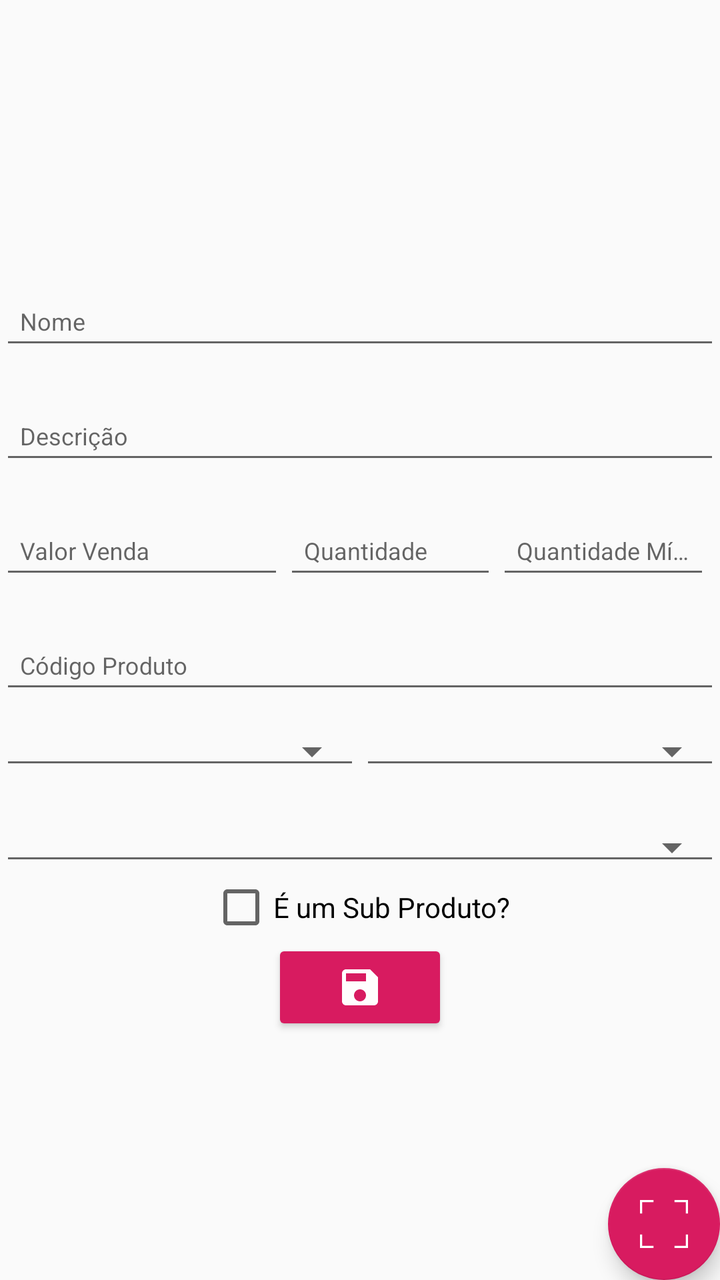
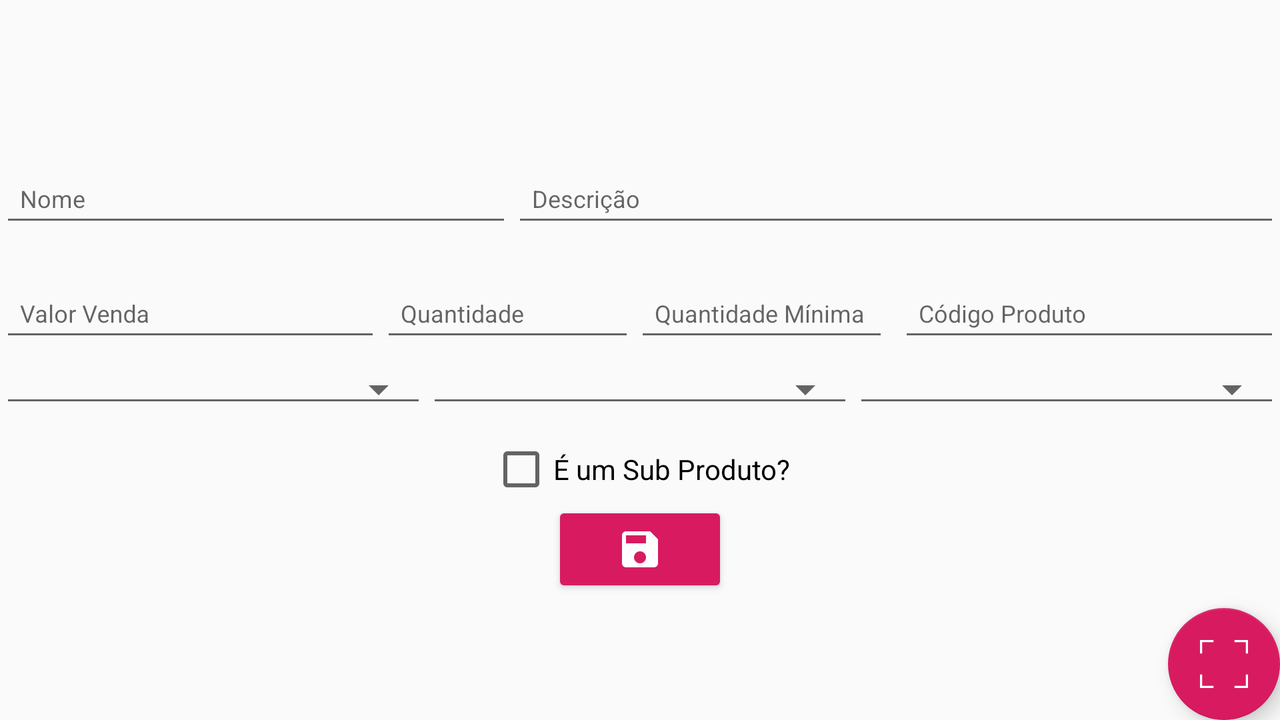

Compare how this app lays out the same screen by default and in its alternative resource folder. The renders come first, then the two layout files and the values they reference.
<!-- AndroidManifest.xml: application theme AppTheme -->
<!-- res/layout/new_produto_activity.xml -->
<?xml version="1.0" encoding="utf-8"?>
<FrameLayout xmlns:android="http://schemas.android.com/apk/res/android"
    xmlns:app="http://schemas.android.com/apk/res-auto"
    android:layout_width="match_parent"

    android:layout_height="match_parent"
    android:orientation="vertical">

    <LinearLayout
        android:layout_width="match_parent"
        android:layout_height="match_parent"
        android:layout_centerInParent="true"
        android:gravity="center"
        android:orientation="vertical">

        <android.support.design.widget.TextInputLayout
            android:id="@+id/inp_layout_nome_produto"
            android:layout_width="match_parent"
            android:layout_height="wrap_content"
            android:layout_below="@id/inp_nome_produto"
            android:layout_marginTop="10dp">

            <EditText
                android:id="@+id/inp_nome_produto"
                style="@style/cadastros"
                android:layout_width="match_parent"
                android:layout_height="wrap_content"
                android:hint="@string/nome"
                android:inputType="text" />


        </android.support.design.widget.TextInputLayout>

        <android.support.design.widget.TextInputLayout
            android:id="@+id/inp_layout_descricao_produto"
            android:layout_width="match_parent"
            android:layout_height="wrap_content"
            android:layout_below="@id/inp_descricao_produto"
            android:layout_marginTop="10dp">

            <EditText
                android:id="@+id/inp_descricao_produto"
                style="@style/cadastros"
                android:layout_width="match_parent"
                android:layout_height="wrap_content"
                android:hint="@string/descricao"
                android:inputType="text" />


        </android.support.design.widget.TextInputLayout>

        <LinearLayout
            android:layout_width="match_parent"
            android:layout_height="wrap_content"
            android:orientation="horizontal">

            <android.support.design.widget.TextInputLayout
                android:id="@+id/inp_layout_valor_venda_produto"
                android:layout_width="0dp"
                android:layout_height="wrap_content"
                android:layout_below="@id/inp_valor_venda_produto"
                android:layout_marginTop="10dp"
                android:layout_weight="4">

                <EditText
                    android:id="@+id/inp_valor_venda_produto"
                    style="@style/cadastros"
                    android:layout_width="match_parent"
                    android:layout_height="wrap_content"
                    android:hint="@string/valor_venda"
                    android:inputType="numberDecimal" />


            </android.support.design.widget.TextInputLayout>


            <android.support.design.widget.TextInputLayout
                android:id="@+id/inp_layout_qtde_produto"
                android:layout_width="0dp"
                android:layout_height="wrap_content"
                android:layout_below="@id/inp_qtde_produto"
                android:layout_marginTop="10dp"
                android:layout_weight="3"
                android:hint="@string/quantidade">

                <EditText
                    android:id="@+id/inp_qtde_produto"
                    style="@style/cadastros"
                    android:layout_width="match_parent"
                    android:layout_height="wrap_content"
                    android:inputType="number" />

            </android.support.design.widget.TextInputLayout>

            <android.support.design.widget.TextInputLayout
                android:id="@+id/inp_layout_qtde_min_produto"
                android:layout_width="0dp"
                android:layout_height="wrap_content"
                android:layout_below="@id/inp_qtde_min_produto"
                android:layout_marginTop="10dp"
                android:layout_marginRight="5dp"
                android:layout_weight="3"
                android:hint="@string/quantidade_min">

                <EditText
                    android:id="@+id/inp_qtde_min_produto"
                    style="@style/cadastros"
                    android:layout_width="match_parent"
                    android:layout_height="wrap_content"
                    android:inputType="number" />


            </android.support.design.widget.TextInputLayout>

        </LinearLayout>


        <android.support.design.widget.TextInputLayout
            android:id="@+id/inp_layout_ean_produto"
            android:layout_width="match_parent"
            android:layout_height="wrap_content"
            android:layout_below="@id/inp_ean_produto"
            android:layout_marginTop="10dp"
            android:hint="@string/EAN">

            <EditText
                android:id="@+id/inp_ean_produto"
                style="@style/cadastros"
                android:layout_width="match_parent"
                android:layout_height="wrap_content"
                android:inputType="text" />


        </android.support.design.widget.TextInputLayout>

        <LinearLayout
            android:layout_width="match_parent"
            android:layout_height="wrap_content"
            android:orientation="horizontal">

            <Spinner
                android:id="@+id/spnMarca"
                style="@style/cadastros.spinner"
                android:layout_width="0dp"
                android:layout_weight="5"
                android:layout_height="wrap_content"
                android:layout_marginTop="10dp"
                android:layout_marginBottom="10dp"></Spinner>

            <Spinner
                android:id="@+id/spnUnidadeDeMedida"
                style="@style/cadastros.spinner"
                android:layout_width="0dp"
                android:layout_weight="5"
                android:layout_height="wrap_content"
                android:layout_marginTop="10dp"></Spinner>

        </LinearLayout>

        <Spinner
            android:id="@+id/spnCategoria"
            style="@style/cadastros.spinner"
            android:layout_width="match_parent"
            android:layout_height="wrap_content"
            android:layout_marginTop="10dp"></Spinner>

        <CheckBox
            android:id="@+id/chbIsSubProduto"
            android:layout_width="wrap_content"
            android:layout_height="wrap_content"
            android:text="@string/um_sub_produto" />

        <LinearLayout
            android:id="@+id/llSubProduto"
            android:layout_width="match_parent"
            android:layout_height="wrap_content"
            android:orientation="horizontal"
            android:visibility="gone">

            <android.support.design.widget.TextInputLayout
                android:id="@+id/inp_layout_ean_pai_produto"
                android:layout_width="0dp"
                android:layout_height="wrap_content"
                android:layout_below="@id/inp_ean_pai_produto"
                android:layout_marginTop="10dp"
                android:layout_weight="7"
                android:hint="@string/codigo_ean_pai"
                android:visibility="visible">

                <EditText
                    android:id="@+id/inp_ean_pai_produto"
                    style="@style/cadastros"
                    android:layout_width="match_parent"
                    android:layout_height="wrap_content"
                    android:inputType="text" />

            </android.support.design.widget.TextInputLayout>

            <android.support.design.widget.TextInputLayout
                android:id="@+id/inp_layout_qtde_sub_produto"
                android:layout_width="0dp"
                android:layout_height="wrap_content"
                android:layout_below="@id/inp_qte_sub_produto"
                android:layout_marginTop="10dp"
                android:layout_weight="3"
                android:hint="@string/qtde_sub"
                android:visibility="visible">

                <EditText
                    android:id="@+id/inp_qte_sub_produto"
                    style="@style/cadastros"
                    android:layout_width="match_parent"
                    android:layout_height="wrap_content"
                    android:inputType="number" />

            </android.support.design.widget.TextInputLayout>

        </LinearLayout>

        <CheckBox
            android:id="@+id/chkInativo"
            android:layout_width="match_parent"
            android:layout_height="wrap_content"
            android:text="@string/inativar"
            android:visibility="gone" />

        <ImageButton
            android:id="@+id/btn_save"
            style="@style/Base.Widget.AppCompat.Button.Colored"
            android:layout_width="wrap_content"
            android:layout_height="wrap_content"
            android:src="@drawable/ic_save_black_24dp" />

    </LinearLayout>

    <ImageView
        android:id="@+id/imgQrCode"
        android:layout_width="wrap_content"
        android:layout_height="wrap_content"
        android:visibility="gone" />

    <android.support.design.widget.FloatingActionButton
        android:id="@+id/fabGerarBarcode"
        android:layout_width="wrap_content"
        android:layout_height="wrap_content"
        android:layout_gravity="bottom|end"
        android:layout_margin="@dimen/fab_margin"
        android:tooltipText="@string/gerar_barcode"
        app:srcCompat="@drawable/qr_code_reader" />

</FrameLayout>
<!-- resources referenced by this layout -->
<resources>
  <!-- drawable ic_save_black_24dp (drawable) -->
  <vector android:height="24dp" android:tint="#FFFDFD"
      android:viewportHeight="24.0" android:viewportWidth="24.0"
      android:width="24dp" xmlns:android="http://schemas.android.com/apk/res/android">
      <path android:fillColor="#FF000000" android:pathData="M17,3L5,3c-1.11,0 -2,0.9 -2,2v14c0,1.1 0.89,2 2,2h14c1.1,0 2,-0.9 2,-2L21,7l-4,-4zM12,19c-1.66,0 -3,-1.34 -3,-3s1.34,-3 3,-3 3,1.34 3,3 -1.34,3 -3,3zM15,9L5,9L5,5h10v4z"/>
  </vector>
  <!-- drawable qr_code_reader (drawable) -->
  <vector
      xmlns:android="http://schemas.android.com/apk/res/android"
      android:width="30dp" android:height="30dp" android:viewportHeight="230.0" android:viewportWidth="230.0">
      <path android:fillColor="#00000000" android:fillType="evenOdd"
          android:pathData="M165,5C178.2,5 198.2,5 225,5L225,30.79L225,65"
          android:strokeColor="@color/qr_code_reader_square" android:strokeWidth="10"/>
      <path android:fillColor="#00000000" android:fillType="evenOdd"
          android:pathData="M5,65C5,51.8 5,31.8 5,5L30.79,5L65,5"
          android:strokeColor="@color/qr_code_reader_square" android:strokeWidth="10"/>
      <path android:fillColor="#00000000" android:fillType="evenOdd"
          android:pathData="M165,225C178.2,225 198.2,225 225,225L225,199.21L225,165"
          android:strokeColor="@color/qr_code_reader_square" android:strokeWidth="10"/>
      <path android:fillColor="#00000000" android:fillType="evenOdd"
          android:pathData="M5,165C5,178.2 5,198.2 5,225L30.79,225L65,225"
          android:strokeColor="@color/qr_code_reader_square" android:strokeWidth="10"/>
  </vector>
  <string name="EAN">Código Produto</string>
  <string name="codigo_ean_pai">Código do Produto Pai (Se existir)</string>
  <string name="descricao">Descrição</string>
  <string name="gerar_barcode">Gerar Código de Barras</string>
  <string name="inativar">Desabilitar Produto</string>
  <string name="nome">Nome</string>
  <string name="qtde_sub">Qtde Sub Produto</string>
  <string name="quantidade">Quantidade</string>
  <string name="quantidade_min">Quantidade Mínima</string>
  <string name="um_sub_produto">É um Sub Produto?</string>
  <string name="valor_venda">Valor Venda</string>
  <style name="cadastros">
          <item name="android:textSize">12dp</item>
          <item name="android:padding">10dp</item>
      </style>
  <style name="cadastros.spinner" parent="Widget.AppCompat.Spinner.Underlined">
          <item name="android:textSize">12dp</item>
          <item name="android:padding">10dp</item>
      </style>
  <style name="AppTheme" parent="Theme.AppCompat.Light.DarkActionBar">
          
          <item name="colorPrimary">@color/colorPrimary</item>
          <item name="colorPrimaryDark">@color/colorPrimaryDark</item>
          <item name="colorAccent">@color/colorAccent</item>
      </style>
  <color name="qr_code_reader_square">#FFFFFFFF</color>
  <color name="colorPrimary">#008577</color>
  <color name="colorPrimaryDark">#00574B</color>
  <color name="colorAccent">#D81B60</color>
</resources>
<!-- res/layout-land/new_produto_activity.xml (the repository's variant of the layout above) -->
<!-- drawn on the phone turned sideways -->
<?xml version="1.0" encoding="utf-8"?>
<FrameLayout xmlns:android="http://schemas.android.com/apk/res/android"
    xmlns:app="http://schemas.android.com/apk/res-auto"
    android:layout_width="match_parent"

    android:layout_height="match_parent"
    android:orientation="vertical">

    <LinearLayout
        android:layout_width="match_parent"
        android:layout_height="match_parent"
        android:layout_centerInParent="true"
        android:gravity="center"
        android:orientation="vertical">

        <LinearLayout
            android:orientation="horizontal"
            android:layout_width="match_parent"
            android:layout_height="wrap_content">

        <android.support.design.widget.TextInputLayout
            android:id="@+id/inp_layout_nome_produto"
            android:layout_width="0dp"
            android:layout_weight="4"
            android:layout_height="wrap_content"
            android:layout_below="@id/inp_nome_produto"
            android:layout_marginTop="10dp">

            <EditText
                android:id="@+id/inp_nome_produto"
                style="@style/cadastros"
                android:layout_width="match_parent"
                android:layout_height="wrap_content"
                android:hint="@string/nome"
                android:inputType="text" />


        </android.support.design.widget.TextInputLayout>

            <android.support.design.widget.TextInputLayout
                android:id="@+id/inp_layout_descricao_produto"
                android:layout_width="0dp"
                android:layout_weight="6"
                android:layout_height="wrap_content"
                android:layout_below="@id/inp_descricao_produto"
                android:layout_marginTop="10dp">

                <EditText
                    android:id="@+id/inp_descricao_produto"
                    style="@style/cadastros"
                    android:layout_width="match_parent"
                    android:layout_height="wrap_content"
                    android:hint="@string/descricao"
                    android:inputType="text" />


            </android.support.design.widget.TextInputLayout>

        </LinearLayout>




        <LinearLayout
            android:layout_width="match_parent"
            android:layout_height="wrap_content"
            android:orientation="horizontal">

            <android.support.design.widget.TextInputLayout
                android:id="@+id/inp_layout_valor_venda_produto"
                android:layout_width="0dp"
                android:layout_height="wrap_content"
                android:layout_below="@id/inp_valor_venda_produto"
                android:layout_marginTop="10dp"
                android:layout_weight="3">

                <EditText
                    android:id="@+id/inp_valor_venda_produto"
                    style="@style/cadastros"
                    android:layout_width="match_parent"
                    android:layout_height="wrap_content"
                    android:hint="@string/valor_venda"
                    android:inputType="numberDecimal" />


            </android.support.design.widget.TextInputLayout>


            <android.support.design.widget.TextInputLayout
                android:id="@+id/inp_layout_qtde_produto"
                android:layout_width="0dp"
                android:layout_height="wrap_content"
                android:layout_below="@id/inp_qtde_produto"
                android:layout_marginTop="10dp"
                android:layout_weight="2"
                android:hint="@string/quantidade">

                <EditText
                    android:id="@+id/inp_qtde_produto"
                    style="@style/cadastros"
                    android:layout_width="match_parent"
                    android:layout_height="wrap_content"
                    android:inputType="number" />

            </android.support.design.widget.TextInputLayout>

            <android.support.design.widget.TextInputLayout
                android:id="@+id/inp_layout_qtde_min_produto"
                android:layout_width="0dp"
                android:layout_height="wrap_content"
                android:layout_below="@id/inp_qtde_min_produto"
                android:layout_marginTop="10dp"
                android:layout_marginRight="5dp"
                android:layout_weight="2"
                android:hint="@string/quantidade_min">

                <EditText
                    android:id="@+id/inp_qtde_min_produto"
                    style="@style/cadastros"
                    android:layout_width="match_parent"
                    android:layout_height="wrap_content"
                    android:inputType="number" />


            </android.support.design.widget.TextInputLayout>


            <android.support.design.widget.TextInputLayout
                android:id="@+id/inp_layout_ean_produto"
                android:layout_width="0dp"
                android:layout_weight="3"
                android:layout_height="wrap_content"
                android:layout_below="@id/inp_ean_produto"
                android:layout_marginTop="10dp"
                android:hint="@string/EAN">

                <EditText
                    android:id="@+id/inp_ean_produto"
                    style="@style/cadastros"
                    android:layout_width="match_parent"
                    android:layout_height="wrap_content"
                    android:inputType="text" />


            </android.support.design.widget.TextInputLayout>

        </LinearLayout>



        <LinearLayout
            android:layout_width="match_parent"
            android:layout_height="wrap_content"
            android:orientation="horizontal">

            <Spinner
                android:id="@+id/spnMarca"
                style="@style/cadastros.spinner"
                android:layout_width="0dp"
                android:layout_weight="3.3"
                android:layout_height="wrap_content"
                android:layout_marginTop="5dp"
                android:layout_marginBottom="5dp"></Spinner>

            <Spinner
                android:id="@+id/spnUnidadeDeMedida"
                style="@style/cadastros.spinner"
                android:layout_width="0dp"
                android:layout_weight="3.3"
                android:layout_height="wrap_content"
                android:layout_marginTop="5dp"></Spinner>

            <Spinner
                android:id="@+id/spnCategoria"
                style="@style/cadastros.spinner"
                android:layout_width="0dp"
                android:layout_weight="3.3"
                android:layout_height="wrap_content"
                android:layout_marginTop="5dp"></Spinner>

        </LinearLayout>


        <CheckBox
            android:id="@+id/chbIsSubProduto"
            android:layout_marginTop="5dp"
            android:layout_width="wrap_content"
            android:layout_height="wrap_content"
            android:text="@string/um_sub_produto" />

        <LinearLayout
            android:id="@+id/llSubProduto"
            android:layout_width="match_parent"
            android:layout_height="wrap_content"
            android:orientation="horizontal"
            android:visibility="gone">

            <android.support.design.widget.TextInputLayout
                android:id="@+id/inp_layout_ean_pai_produto"
                android:layout_width="0dp"
                android:layout_height="wrap_content"
                android:layout_below="@id/inp_ean_pai_produto"
                android:layout_weight="7"
                android:hint="@string/codigo_ean_pai"
                android:visibility="visible">

                <EditText
                    android:id="@+id/inp_ean_pai_produto"
                    style="@style/cadastros"
                    android:layout_width="match_parent"
                    android:layout_height="wrap_content"
                    android:inputType="text" />

            </android.support.design.widget.TextInputLayout>

            <android.support.design.widget.TextInputLayout
                android:id="@+id/inp_layout_qtde_sub_produto"
                android:layout_width="0dp"
                android:layout_height="wrap_content"
                android:layout_below="@id/inp_qte_sub_produto"
                android:layout_weight="3"
                android:hint="@string/qtde_sub"
                android:visibility="visible">

                <EditText
                    android:id="@+id/inp_qte_sub_produto"
                    style="@style/cadastros"
                    android:layout_width="match_parent"
                    android:layout_height="wrap_content"
                    android:inputType="number" />

            </android.support.design.widget.TextInputLayout>

        </LinearLayout>

        <CheckBox
            android:id="@+id/chkInativo"
            android:layout_width="match_parent"
            android:layout_height="wrap_content"
            android:text="@string/inativar"
            android:visibility="gone" />

        <ImageButton
            android:id="@+id/btn_save"
            style="@style/Base.Widget.AppCompat.Button.Colored"
            android:layout_width="wrap_content"
            android:layout_height="wrap_content"
            android:src="@drawable/ic_save_black_24dp" />

    </LinearLayout>

    <ImageView
        android:id="@+id/imgQrCode"
        android:layout_width="wrap_content"
        android:layout_height="wrap_content"
        android:visibility="gone" />

    <android.support.design.widget.FloatingActionButton
        android:id="@+id/fabGerarBarcode"
        android:layout_width="wrap_content"
        android:layout_height="wrap_content"
        android:layout_gravity="bottom|end"
        android:layout_margin="@dimen/fab_margin"
        android:tooltipText="@string/gerar_barcode"
        app:srcCompat="@drawable/qr_code_reader" />

</FrameLayout>
